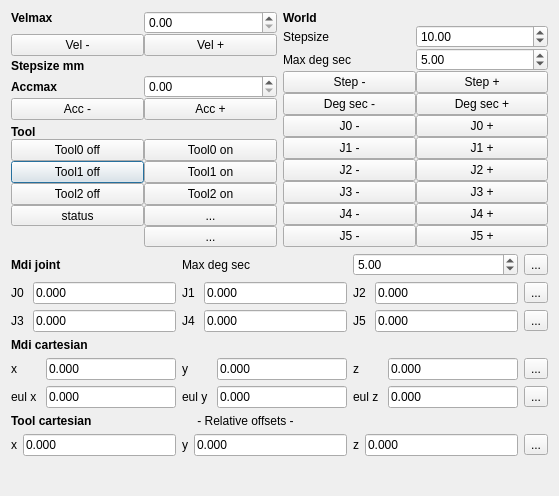
<?xml version="1.0" encoding="UTF-8"?>
<ui version="4.0">
 <class>gui_controls</class>
 <widget class="QDialog" name="gui_controls">
  <property name="enabled">
   <bool>true</bool>
  </property>
  <property name="geometry">
   <rect>
    <x>0</x>
    <y>0</y>
    <width>559</width>
    <height>496</height>
   </rect>
  </property>
  <property name="maximumSize">
   <size>
    <width>16777215</width>
    <height>16777215</height>
   </size>
  </property>
  <property name="windowTitle">
   <string>Dialog</string>
  </property>
  <layout class="QGridLayout" name="gridLayout_5">
   <item row="1" column="0" colspan="2">
    <layout class="QGridLayout" name="gridLayout_3">
     <item row="0" column="0" colspan="2">
      <widget class="QLabel" name="label_13">
       <property name="font">
        <font>
         <weight>75</weight>
         <bold>true</bold>
        </font>
       </property>
       <property name="text">
        <string>Mdi joint</string>
       </property>
      </widget>
     </item>
     <item row="0" column="2" colspan="2">
      <widget class="QLabel" name="label_21">
       <property name="text">
        <string>Max deg sec</string>
       </property>
      </widget>
     </item>
     <item row="0" column="4" colspan="2">
      <widget class="QDoubleSpinBox" name="doubleSpinBox_mdi_joint_max_deg_sec">
       <property name="maximum">
        <double>360.000000000000000</double>
       </property>
       <property name="value">
        <double>5.000000000000000</double>
       </property>
      </widget>
     </item>
     <item row="0" column="6">
      <widget class="QToolButton" name="toolButton_mdi_copy_cur_joint_pos">
       <property name="toolTip">
        <string>&lt;html&gt;&lt;head/&gt;&lt;body&gt;&lt;p&gt;paste current joint values&lt;/p&gt;&lt;/body&gt;&lt;/html&gt;</string>
       </property>
       <property name="text">
        <string>...</string>
       </property>
       <property name="icon">
        <iconset>
         <normaloff>:/icons/layer.svg</normaloff>:/icons/layer.svg</iconset>
       </property>
      </widget>
     </item>
     <item row="1" column="0">
      <widget class="QLabel" name="label">
       <property name="text">
        <string>J0 </string>
       </property>
      </widget>
     </item>
     <item row="1" column="1">
      <widget class="QLineEdit" name="lineEdit_mdi_j0">
       <property name="text">
        <string>0.000</string>
       </property>
      </widget>
     </item>
     <item row="1" column="2">
      <widget class="QLabel" name="label_12">
       <property name="text">
        <string>J1 </string>
       </property>
      </widget>
     </item>
     <item row="1" column="3">
      <widget class="QLineEdit" name="lineEdit_mdi_j1">
       <property name="text">
        <string>0.000</string>
       </property>
      </widget>
     </item>
     <item row="1" column="4">
      <widget class="QLabel" name="label_8">
       <property name="text">
        <string>J2 </string>
       </property>
      </widget>
     </item>
     <item row="1" column="5">
      <widget class="QLineEdit" name="lineEdit_mdi_j2">
       <property name="text">
        <string>0.000</string>
       </property>
      </widget>
     </item>
     <item row="1" column="6">
      <widget class="QToolButton" name="toolButton_mdi_go_home_pos">
       <property name="toolTip">
        <string>&lt;html&gt;&lt;head/&gt;&lt;body&gt;&lt;p&gt;goto home position&lt;/p&gt;&lt;/body&gt;&lt;/html&gt;</string>
       </property>
       <property name="text">
        <string>...</string>
       </property>
       <property name="icon">
        <iconset>
         <normaloff>:/icons/go-home.png</normaloff>:/icons/go-home.png</iconset>
       </property>
      </widget>
     </item>
     <item row="2" column="0">
      <widget class="QLabel" name="label_9">
       <property name="text">
        <string>J3</string>
       </property>
      </widget>
     </item>
     <item row="2" column="1">
      <widget class="QLineEdit" name="lineEdit_mdi_j3">
       <property name="text">
        <string>0.000</string>
       </property>
      </widget>
     </item>
     <item row="2" column="2">
      <widget class="QLabel" name="label_10">
       <property name="text">
        <string>J4</string>
       </property>
      </widget>
     </item>
     <item row="2" column="3">
      <widget class="QLineEdit" name="lineEdit_mdi_j4">
       <property name="text">
        <string>0.000</string>
       </property>
      </widget>
     </item>
     <item row="2" column="4">
      <widget class="QLabel" name="label_11">
       <property name="text">
        <string>J5</string>
       </property>
      </widget>
     </item>
     <item row="2" column="5">
      <widget class="QLineEdit" name="lineEdit_mdi_j5">
       <property name="text">
        <string>0.000</string>
       </property>
      </widget>
     </item>
     <item row="2" column="6">
      <widget class="QToolButton" name="toolButton_mdi_joint_go">
       <property name="toolTip">
        <string>&lt;html&gt;&lt;head/&gt;&lt;body&gt;&lt;p&gt;mdi joint go&lt;/p&gt;&lt;/body&gt;&lt;/html&gt;</string>
       </property>
       <property name="text">
        <string>...</string>
       </property>
       <property name="icon">
        <iconset>
         <normaloff>:/icons/opinion-okay.png</normaloff>:/icons/opinion-okay.png</iconset>
       </property>
      </widget>
     </item>
    </layout>
   </item>
   <item row="3" column="0" colspan="2">
    <layout class="QGridLayout" name="gridLayout">
     <item row="2" column="0">
      <widget class="QLabel" name="label_25">
       <property name="text">
        <string>x</string>
       </property>
      </widget>
     </item>
     <item row="2" column="2">
      <widget class="QLabel" name="label_28">
       <property name="text">
        <string>y</string>
       </property>
      </widget>
     </item>
     <item row="2" column="5">
      <widget class="QLineEdit" name="lineEdit_mdi_toolz">
       <property name="text">
        <string>0.000</string>
       </property>
      </widget>
     </item>
     <item row="2" column="6">
      <widget class="QToolButton" name="toolButton_mdi_tool_go">
       <property name="toolTip">
        <string>&lt;html&gt;&lt;head/&gt;&lt;body&gt;&lt;p&gt;go mdi cartesian&lt;/p&gt;&lt;/body&gt;&lt;/html&gt;</string>
       </property>
       <property name="text">
        <string>...</string>
       </property>
       <property name="icon">
        <iconset>
         <normaloff>:/icons/opinion-okay.png</normaloff>:/icons/opinion-okay.png</iconset>
       </property>
      </widget>
     </item>
     <item row="2" column="4">
      <widget class="QLabel" name="label_26">
       <property name="text">
        <string>z</string>
       </property>
      </widget>
     </item>
     <item row="2" column="3">
      <widget class="QLineEdit" name="lineEdit_mdi_tooly">
       <property name="text">
        <string>0.000</string>
       </property>
      </widget>
     </item>
     <item row="0" column="0" colspan="2">
      <widget class="QLabel" name="label_24">
       <property name="font">
        <font>
         <weight>75</weight>
         <bold>true</bold>
        </font>
       </property>
       <property name="text">
        <string>Tool cartesian</string>
       </property>
      </widget>
     </item>
     <item row="2" column="1">
      <widget class="QLineEdit" name="lineEdit_mdi_toolx">
       <property name="text">
        <string>0.000</string>
       </property>
      </widget>
     </item>
     <item row="0" column="3" colspan="3">
      <widget class="QLabel" name="label_27">
       <property name="text">
        <string> - Relative offsets -</string>
       </property>
      </widget>
     </item>
    </layout>
   </item>
   <item row="0" column="0">
    <layout class="QGridLayout" name="gridLayout_settings">
     <property name="spacing">
      <number>0</number>
     </property>
     <item row="2" column="0">
      <widget class="QLabel" name="label_stepsizee">
       <property name="font">
        <font>
         <weight>75</weight>
         <bold>true</bold>
        </font>
       </property>
       <property name="text">
        <string>Stepsize mm</string>
       </property>
      </widget>
     </item>
     <item row="4" column="1">
      <widget class="QDoubleSpinBox" name="doubleSpinBox_acceleration">
       <property name="maximum">
        <double>10000.000000000000000</double>
       </property>
      </widget>
     </item>
     <item row="8" column="0">
      <widget class="QPushButton" name="pushButton_tool1_off">
       <property name="minimumSize">
        <size>
         <width>0</width>
         <height>0</height>
        </size>
       </property>
       <property name="font">
        <font>
         <weight>50</weight>
         <bold>false</bold>
        </font>
       </property>
       <property name="text">
        <string>Tool1 off</string>
       </property>
      </widget>
     </item>
     <item row="8" column="1">
      <widget class="QPushButton" name="pushButton_tool1_on">
       <property name="minimumSize">
        <size>
         <width>0</width>
         <height>0</height>
        </size>
       </property>
       <property name="font">
        <font>
         <weight>50</weight>
         <bold>false</bold>
        </font>
       </property>
       <property name="text">
        <string>Tool1 on</string>
       </property>
      </widget>
     </item>
     <item row="9" column="1">
      <widget class="QPushButton" name="pushButton_tool2_on">
       <property name="minimumSize">
        <size>
         <width>0</width>
         <height>0</height>
        </size>
       </property>
       <property name="font">
        <font>
         <weight>50</weight>
         <bold>false</bold>
        </font>
       </property>
       <property name="text">
        <string>Tool2 on</string>
       </property>
      </widget>
     </item>
     <item row="10" column="0">
      <widget class="QToolButton" name="toolButton_status">
       <property name="sizePolicy">
        <sizepolicy hsizetype="Preferred" vsizetype="Fixed">
         <horstretch>0</horstretch>
         <verstretch>0</verstretch>
        </sizepolicy>
       </property>
       <property name="text">
        <string>status</string>
       </property>
      </widget>
     </item>
     <item row="6" column="0">
      <widget class="QLabel" name="label_tool">
       <property name="font">
        <font>
         <weight>75</weight>
         <bold>true</bold>
        </font>
       </property>
       <property name="text">
        <string>Tool</string>
       </property>
       <property name="alignment">
        <set>Qt::AlignBottom|Qt::AlignLeading|Qt::AlignLeft</set>
       </property>
      </widget>
     </item>
     <item row="9" column="0">
      <widget class="QPushButton" name="pushButton_tool2_off">
       <property name="minimumSize">
        <size>
         <width>0</width>
         <height>0</height>
        </size>
       </property>
       <property name="font">
        <font>
         <weight>50</weight>
         <bold>false</bold>
        </font>
       </property>
       <property name="text">
        <string>Tool2 off</string>
       </property>
      </widget>
     </item>
     <item row="1" column="0">
      <widget class="QPushButton" name="pushButton_vel_min">
       <property name="minimumSize">
        <size>
         <width>0</width>
         <height>0</height>
        </size>
       </property>
       <property name="text">
        <string>Vel -</string>
       </property>
      </widget>
     </item>
     <item row="10" column="1">
      <widget class="QToolButton" name="toolButton_resume_stream">
       <property name="sizePolicy">
        <sizepolicy hsizetype="Preferred" vsizetype="Fixed">
         <horstretch>0</horstretch>
         <verstretch>0</verstretch>
        </sizepolicy>
       </property>
       <property name="text">
        <string>...</string>
       </property>
       <property name="icon">
        <iconset>
         <normaloff>:/icons/media-playback-start.png</normaloff>:/icons/media-playback-start.png</iconset>
       </property>
       <property name="iconSize">
        <size>
         <width>16</width>
         <height>16</height>
        </size>
       </property>
      </widget>
     </item>
     <item row="4" column="0">
      <widget class="QLabel" name="label_2">
       <property name="sizePolicy">
        <sizepolicy hsizetype="Preferred" vsizetype="Preferred">
         <horstretch>0</horstretch>
         <verstretch>0</verstretch>
        </sizepolicy>
       </property>
       <property name="font">
        <font>
         <weight>75</weight>
         <bold>true</bold>
        </font>
       </property>
       <property name="text">
        <string>Accmax</string>
       </property>
      </widget>
     </item>
     <item row="5" column="0">
      <widget class="QPushButton" name="pushButton_acc_min">
       <property name="sizePolicy">
        <sizepolicy hsizetype="Preferred" vsizetype="Fixed">
         <horstretch>0</horstretch>
         <verstretch>0</verstretch>
        </sizepolicy>
       </property>
       <property name="minimumSize">
        <size>
         <width>30</width>
         <height>0</height>
        </size>
       </property>
       <property name="text">
        <string>Acc -</string>
       </property>
      </widget>
     </item>
     <item row="7" column="0">
      <widget class="QPushButton" name="pushButton_tool0_off">
       <property name="minimumSize">
        <size>
         <width>0</width>
         <height>0</height>
        </size>
       </property>
       <property name="font">
        <font>
         <weight>50</weight>
         <bold>false</bold>
        </font>
       </property>
       <property name="text">
        <string>Tool0 off</string>
       </property>
      </widget>
     </item>
     <item row="1" column="1">
      <widget class="QPushButton" name="pushButton_vel_plus">
       <property name="minimumSize">
        <size>
         <width>0</width>
         <height>0</height>
        </size>
       </property>
       <property name="text">
        <string>Vel +</string>
       </property>
      </widget>
     </item>
     <item row="7" column="1">
      <widget class="QPushButton" name="pushButton_tool0_on">
       <property name="minimumSize">
        <size>
         <width>0</width>
         <height>0</height>
        </size>
       </property>
       <property name="font">
        <font>
         <weight>50</weight>
         <bold>false</bold>
        </font>
       </property>
       <property name="text">
        <string>Tool0 on</string>
       </property>
      </widget>
     </item>
     <item row="0" column="1">
      <widget class="QDoubleSpinBox" name="doubleSpinBox_velocity">
       <property name="maximum">
        <double>10000.000000000000000</double>
       </property>
       <property name="value">
        <double>0.000000000000000</double>
       </property>
      </widget>
     </item>
     <item row="5" column="1">
      <widget class="QPushButton" name="pushButton_acc_plus">
       <property name="sizePolicy">
        <sizepolicy hsizetype="Preferred" vsizetype="Fixed">
         <horstretch>0</horstretch>
         <verstretch>0</verstretch>
        </sizepolicy>
       </property>
       <property name="minimumSize">
        <size>
         <width>30</width>
         <height>0</height>
        </size>
       </property>
       <property name="text">
        <string>Acc +</string>
       </property>
      </widget>
     </item>
     <item row="0" column="0">
      <widget class="QLabel" name="label_velocity">
       <property name="font">
        <font>
         <weight>75</weight>
         <bold>true</bold>
        </font>
       </property>
       <property name="text">
        <string>Velmax</string>
       </property>
       <property name="alignment">
        <set>Qt::AlignLeading|Qt::AlignLeft|Qt::AlignTop</set>
       </property>
      </widget>
     </item>
     <item row="11" column="1">
      <widget class="QToolButton" name="toolButton_pause_stream">
       <property name="sizePolicy">
        <sizepolicy hsizetype="Preferred" vsizetype="Fixed">
         <horstretch>0</horstretch>
         <verstretch>0</verstretch>
        </sizepolicy>
       </property>
       <property name="text">
        <string>...</string>
       </property>
       <property name="icon">
        <iconset>
         <normaloff>:/icons/media-playback-pause.png</normaloff>:/icons/media-playback-pause.png</iconset>
       </property>
       <property name="iconSize">
        <size>
         <width>16</width>
         <height>16</height>
        </size>
       </property>
      </widget>
     </item>
    </layout>
   </item>
   <item row="2" column="0" colspan="2">
    <layout class="QGridLayout" name="gridLayout_2">
     <item row="0" column="0" colspan="2">
      <widget class="QLabel" name="label_18">
       <property name="font">
        <font>
         <weight>75</weight>
         <bold>true</bold>
        </font>
       </property>
       <property name="text">
        <string>Mdi cartesian</string>
       </property>
      </widget>
     </item>
     <item row="1" column="0">
      <widget class="QLabel" name="label_19">
       <property name="text">
        <string>x</string>
       </property>
      </widget>
     </item>
     <item row="1" column="1">
      <widget class="QLineEdit" name="lineEdit_mdi_cartx">
       <property name="text">
        <string>0.000</string>
       </property>
      </widget>
     </item>
     <item row="1" column="2">
      <widget class="QLabel" name="label_14">
       <property name="text">
        <string>y</string>
       </property>
      </widget>
     </item>
     <item row="1" column="3">
      <widget class="QLineEdit" name="lineEdit_mdi_carty">
       <property name="text">
        <string>0.000</string>
       </property>
      </widget>
     </item>
     <item row="1" column="4">
      <widget class="QLabel" name="label_20">
       <property name="text">
        <string>z</string>
       </property>
      </widget>
     </item>
     <item row="1" column="5">
      <widget class="QLineEdit" name="lineEdit_mdi_cartz">
       <property name="text">
        <string>0.000</string>
       </property>
      </widget>
     </item>
     <item row="1" column="6">
      <widget class="QToolButton" name="toolButton_mdi_copy_cur_cart_pos">
       <property name="toolTip">
        <string>&lt;html&gt;&lt;head/&gt;&lt;body&gt;&lt;p&gt;paste current cartesian values&lt;/p&gt;&lt;/body&gt;&lt;/html&gt;</string>
       </property>
       <property name="text">
        <string>...</string>
       </property>
       <property name="icon">
        <iconset>
         <normaloff>:/icons/layer.svg</normaloff>:/icons/layer.svg</iconset>
       </property>
      </widget>
     </item>
     <item row="2" column="0">
      <widget class="QLabel" name="label_16">
       <property name="text">
        <string>eul x </string>
       </property>
      </widget>
     </item>
     <item row="2" column="1">
      <widget class="QLineEdit" name="lineEdit_mdi_eulx">
       <property name="text">
        <string>0.000</string>
       </property>
      </widget>
     </item>
     <item row="2" column="2">
      <widget class="QLabel" name="label_15">
       <property name="text">
        <string>eul y </string>
       </property>
      </widget>
     </item>
     <item row="2" column="3">
      <widget class="QLineEdit" name="lineEdit_mdi_euly">
       <property name="text">
        <string>0.000</string>
       </property>
      </widget>
     </item>
     <item row="2" column="4">
      <widget class="QLabel" name="label_17">
       <property name="text">
        <string>eul z </string>
       </property>
      </widget>
     </item>
     <item row="2" column="5">
      <widget class="QLineEdit" name="lineEdit_mdi_eulz">
       <property name="text">
        <string>0.000</string>
       </property>
      </widget>
     </item>
     <item row="2" column="6">
      <widget class="QToolButton" name="toolButton_mdi_cart_go">
       <property name="toolTip">
        <string>&lt;html&gt;&lt;head/&gt;&lt;body&gt;&lt;p&gt;go mdi cartesian&lt;/p&gt;&lt;/body&gt;&lt;/html&gt;</string>
       </property>
       <property name="text">
        <string>...</string>
       </property>
       <property name="icon">
        <iconset>
         <normaloff>:/icons/opinion-okay.png</normaloff>:/icons/opinion-okay.png</iconset>
       </property>
      </widget>
     </item>
    </layout>
   </item>
   <item row="0" column="1">
    <layout class="QGridLayout" name="gridLayout_jog_world">
     <property name="spacing">
      <number>0</number>
     </property>
     <item row="9" column="1">
      <widget class="QPushButton" name="pushButton_j4_plus">
       <property name="minimumSize">
        <size>
         <width>30</width>
         <height>0</height>
        </size>
       </property>
       <property name="font">
        <font>
         <weight>50</weight>
         <bold>false</bold>
        </font>
       </property>
       <property name="text">
        <string>J4 +</string>
       </property>
      </widget>
     </item>
     <item row="1" column="1">
      <widget class="QDoubleSpinBox" name="doubleSpinBox_joint_stepsize">
       <property name="maximum">
        <double>90.000000000000000</double>
       </property>
       <property name="singleStep">
        <double>1.000000000000000</double>
       </property>
       <property name="value">
        <double>10.000000000000000</double>
       </property>
      </widget>
     </item>
     <item row="10" column="0">
      <widget class="QPushButton" name="pushButton_j5_min">
       <property name="minimumSize">
        <size>
         <width>30</width>
         <height>0</height>
        </size>
       </property>
       <property name="font">
        <font>
         <weight>50</weight>
         <bold>false</bold>
        </font>
       </property>
       <property name="text">
        <string>J5 -</string>
       </property>
      </widget>
     </item>
     <item row="6" column="0">
      <widget class="QPushButton" name="pushButton_j1_min">
       <property name="minimumSize">
        <size>
         <width>30</width>
         <height>0</height>
        </size>
       </property>
       <property name="font">
        <font>
         <weight>50</weight>
         <bold>false</bold>
        </font>
       </property>
       <property name="text">
        <string>J1 -</string>
       </property>
      </widget>
     </item>
     <item row="8" column="0">
      <widget class="QPushButton" name="pushButton_j3_min">
       <property name="minimumSize">
        <size>
         <width>30</width>
         <height>0</height>
        </size>
       </property>
       <property name="font">
        <font>
         <weight>50</weight>
         <bold>false</bold>
        </font>
       </property>
       <property name="text">
        <string>J3 -</string>
       </property>
      </widget>
     </item>
     <item row="8" column="1">
      <widget class="QPushButton" name="pushButton_j3_plus">
       <property name="minimumSize">
        <size>
         <width>30</width>
         <height>0</height>
        </size>
       </property>
       <property name="font">
        <font>
         <weight>50</weight>
         <bold>false</bold>
        </font>
       </property>
       <property name="text">
        <string>J3 +</string>
       </property>
      </widget>
     </item>
     <item row="2" column="1">
      <widget class="QDoubleSpinBox" name="doubleSpinBox_joint_max_deg_sec">
       <property name="maximum">
        <double>360.000000000000000</double>
       </property>
       <property name="value">
        <double>5.000000000000000</double>
       </property>
      </widget>
     </item>
     <item row="1" column="0">
      <widget class="QLabel" name="label_5">
       <property name="text">
        <string>Stepsize</string>
       </property>
      </widget>
     </item>
     <item row="3" column="0">
      <widget class="QPushButton" name="pushButton_joint_step_min">
       <property name="minimumSize">
        <size>
         <width>0</width>
         <height>0</height>
        </size>
       </property>
       <property name="text">
        <string>Step -</string>
       </property>
      </widget>
     </item>
     <item row="6" column="1">
      <widget class="QPushButton" name="pushButton_j1_plus">
       <property name="minimumSize">
        <size>
         <width>30</width>
         <height>0</height>
        </size>
       </property>
       <property name="font">
        <font>
         <weight>50</weight>
         <bold>false</bold>
        </font>
       </property>
       <property name="text">
        <string>J1 +</string>
       </property>
      </widget>
     </item>
     <item row="10" column="1">
      <widget class="QPushButton" name="pushButton_j5_plus">
       <property name="minimumSize">
        <size>
         <width>30</width>
         <height>0</height>
        </size>
       </property>
       <property name="font">
        <font>
         <weight>50</weight>
         <bold>false</bold>
        </font>
       </property>
       <property name="text">
        <string>J5 +</string>
       </property>
      </widget>
     </item>
     <item row="2" column="0">
      <widget class="QLabel" name="label_6">
       <property name="text">
        <string>Max deg sec</string>
       </property>
      </widget>
     </item>
     <item row="5" column="0">
      <widget class="QPushButton" name="pushButton_j0_min">
       <property name="minimumSize">
        <size>
         <width>30</width>
         <height>0</height>
        </size>
       </property>
       <property name="font">
        <font>
         <weight>50</weight>
         <bold>false</bold>
        </font>
       </property>
       <property name="text">
        <string>J0 -</string>
       </property>
      </widget>
     </item>
     <item row="7" column="0">
      <widget class="QPushButton" name="pushButton_j2_min">
       <property name="minimumSize">
        <size>
         <width>30</width>
         <height>0</height>
        </size>
       </property>
       <property name="font">
        <font>
         <weight>50</weight>
         <bold>false</bold>
        </font>
       </property>
       <property name="text">
        <string>J2 -</string>
       </property>
      </widget>
     </item>
     <item row="3" column="1">
      <widget class="QPushButton" name="pushButton_joint_step_plus">
       <property name="minimumSize">
        <size>
         <width>0</width>
         <height>0</height>
        </size>
       </property>
       <property name="text">
        <string>Step +</string>
       </property>
      </widget>
     </item>
     <item row="7" column="1">
      <widget class="QPushButton" name="pushButton_j2_plus">
       <property name="minimumSize">
        <size>
         <width>30</width>
         <height>0</height>
        </size>
       </property>
       <property name="font">
        <font>
         <weight>50</weight>
         <bold>false</bold>
        </font>
       </property>
       <property name="text">
        <string>J2 +</string>
       </property>
      </widget>
     </item>
     <item row="9" column="0">
      <widget class="QPushButton" name="pushButton_j4_min">
       <property name="minimumSize">
        <size>
         <width>30</width>
         <height>0</height>
        </size>
       </property>
       <property name="font">
        <font>
         <weight>50</weight>
         <bold>false</bold>
        </font>
       </property>
       <property name="text">
        <string>J4 -</string>
       </property>
      </widget>
     </item>
     <item row="0" column="0">
      <widget class="QLabel" name="label_world">
       <property name="sizePolicy">
        <sizepolicy hsizetype="Preferred" vsizetype="Preferred">
         <horstretch>0</horstretch>
         <verstretch>0</verstretch>
        </sizepolicy>
       </property>
       <property name="minimumSize">
        <size>
         <width>0</width>
         <height>0</height>
        </size>
       </property>
       <property name="font">
        <font>
         <pointsize>9</pointsize>
         <weight>75</weight>
         <bold>true</bold>
        </font>
       </property>
       <property name="text">
        <string>World</string>
       </property>
       <property name="alignment">
        <set>Qt::AlignLeading|Qt::AlignLeft|Qt::AlignTop</set>
       </property>
      </widget>
     </item>
     <item row="5" column="1">
      <widget class="QPushButton" name="pushButton_j0_plus">
       <property name="minimumSize">
        <size>
         <width>30</width>
         <height>0</height>
        </size>
       </property>
       <property name="font">
        <font>
         <weight>50</weight>
         <bold>false</bold>
        </font>
       </property>
       <property name="text">
        <string>J0 +</string>
       </property>
      </widget>
     </item>
     <item row="4" column="0">
      <widget class="QPushButton" name="pushButton_joint_deg_sec_min">
       <property name="minimumSize">
        <size>
         <width>0</width>
         <height>0</height>
        </size>
       </property>
       <property name="text">
        <string>Deg sec -</string>
       </property>
      </widget>
     </item>
     <item row="4" column="1">
      <widget class="QPushButton" name="pushButton_joint_deg_sec_plus">
       <property name="minimumSize">
        <size>
         <width>0</width>
         <height>0</height>
        </size>
       </property>
       <property name="text">
        <string>Deg sec +</string>
       </property>
      </widget>
     </item>
    </layout>
   </item>
   <item row="4" column="0">
    <spacer name="verticalSpacer">
     <property name="orientation">
      <enum>Qt::Vertical</enum>
     </property>
     <property name="sizeHint" stdset="0">
      <size>
       <width>20</width>
       <height>40</height>
      </size>
     </property>
    </spacer>
   </item>
  </layout>
 </widget>
 <resources>
  <include location="contexteditor.qrc"/>
 </resources>
 <connections/>
</ui>
